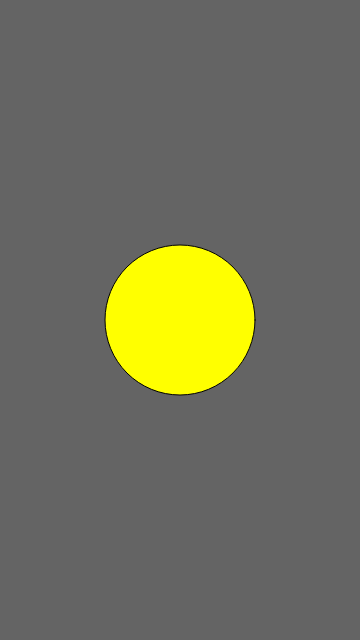
Frame 1 (no input)
Frame 60 (no input): identical to frame 1, image omitted
Frame 120 (the mouse pressed at the canvas centre since frame 60): identical to frame 1, image omitted

The p5.js sketch that drew this single still picture (run headless with seeded random() and noise() and a simulated clock; from frame 60 on, the mouse is pressed at the canvas centre):

// p5.js sketch
// ── sketch.js
function setup() {
  createCanvas(360, 640);
}

function draw() {
  background(100);
  fill(255, 255, 0);
  ellipse(width/2, height/2, 150, 150);
}

function touchStarted () {
  if (!fullscreen()) {
    fullscreen(true);
  }
}

/* full screening will change the size of the canvas */
function windowResized() {
  resizeCanvas(windowWidth, windowHeight);
}

/* prevents the mobile browser from processing some default
 * touch events, like swiping left for "back" or scrolling the page.
 */
document.ontouchmove = function(event) {
    event.preventDefault();
};

// ── style.css
html, body {
  margin: 0;
  padding: 0;
  overflow:hidden;
}
canvas {
  display: block;
  overflow:hidden;
}
